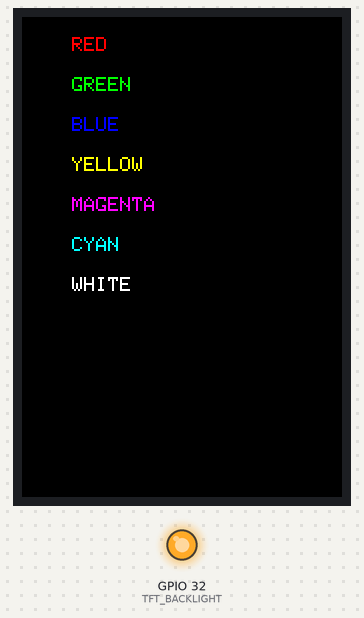
This sketch was run on a simulated ESP32. On the bench: 320×480 colour display, output pins drawn as LEDs (lit = HIGH). Pins used as bus, display or sensor lines are not drawn; what the sketch prints to the serial monitor is not drawn.

Above: at 18.7 s.

The sketch:

Lesson02_Colors.ino
```cpp
/*
 * Lesson 02: Colors
 * 3.5 inch TFT-LCD Display Tutorial
 *
 * Course objectives: Learn how to use colors
 *
 * Key concepts:
 * - Predefined colors
 * - Fill screen with color
 * - Set text color
 *
 * Library needed (install once via Tools -> Manage Libraries):
 * - "GFX Library for Arduino" by moononournation. Any recent version works.
 *
 * Before uploading, pick your board in Arduino IDE under Tools -> Board:
 * "ESP32S3 Dev Module" for an ESP32-S3, or "ESP32 Dev Module" for a classic ESP32.
 */

#include <Arduino_GFX_Library.h>

// ==================== Color Name Compatibility ====================
// GFX Library 1.6.5+ renamed the short color macros (BLACK, RED, ...) to RGB565_*.
// These aliases keep the sketch compiling on both old (<=1.6.4) and new (>=1.6.5)
// versions. The #ifndef guard makes it a no-op on versions that still define BLACK.
#ifndef BLACK
  #define BLACK   RGB565_BLACK
  #define WHITE   RGB565_WHITE
  #define RED     RGB565_RED
  #define GREEN   RGB565_GREEN
  #define BLUE    RGB565_BLUE
  #define YELLOW  RGB565_YELLOW
  #define MAGENTA RGB565_MAGENTA
  #define CYAN    RGB565_CYAN
#endif


// ==================== SPI LCD Pin Definitions ====================
// This kit ships wired for ESP32-S3, but the display module's ribbon cable works
// with any board. Pins are selected automatically based on the board you choose
// in Arduino IDE (Tools -> Board), so the same sketch compiles on both.
#if defined(CONFIG_IDF_TARGET_ESP32S3)
  // ESP32-S3 (select "ESP32S3 Dev Module") - default wiring for this kit
  #define TFT_CS    10   // CS  (Chip Select)
  #define TFT_RST   42   // RESET
  #define TFT_DC    2    // DC/RS/A0 (Data/Command) - **Must connect!**
  #define TFT_MOSI  11   // SDA/MOSI (SPI data)
  #define TFT_SCLK  12   // SCL/SCLK (SPI clock)
  #define TFT_BACKLIGHT 41  // LEDA/BLK (Backlight)
  #define TFT_USE_PSRAM true
  #define TFT_SPI_NUM   HSPI    // S3: SPI3 host (=1). Usable buses are FSPI(=0) and HSPI(=1).
#else
  // Classic ESP32 (e.g. Lonely Binary PinPulse, select "ESP32 Dev Module")
  // NOTE: GPIO 41/42 do not exist on classic ESP32, and GPIO 6-11 are reserved for
  // the on-chip SPI flash, so the S3 pins above cannot be used. These are the
  // standard VSPI pins for classic ESP32.
  #define TFT_CS    15   // CS  (Chip Select)
  #define TFT_RST   4    // RESET
  #define TFT_DC    2    // DC/RS/A0 (Data/Command) - **Must connect!**
  #define TFT_MOSI  23   // SDA/MOSI (SPI data, VSPI default)
  #define TFT_SCLK  18   // SCL/SCLK (SPI clock, VSPI default)
  #define TFT_BACKLIGHT 32  // LEDA/BLK (Backlight)
  #define TFT_USE_PSRAM false
  #define TFT_SPI_NUM   VSPI    // classic ESP32: SPI3 host (=3). NOT FSPI(=1) -- that is the on-chip flash bus.
#endif

// ==================== Create the display object ====================
// "bus" sets up HOW we talk to the screen (hardware SPI on the pins above).
// "gfx" is the ST7796 screen driver (320x480) we call to draw text and shapes.
// Using a different screen size? See ADAPTATION_GUIDE.md in that size's folder.
Arduino_DataBus *bus = new Arduino_ESP32SPI(TFT_DC, TFT_CS, TFT_SCLK, TFT_MOSI, GFX_NOT_DEFINED, TFT_SPI_NUM /* HSPI on S3, VSPI on classic ESP32 */, true /* is_shared_interface */);
Arduino_ST7796 *gfx = new Arduino_ST7796(bus, TFT_RST, 0, true /* IPS */, 320, 480, 0, 0, 0, 0);

// ==================== Initialization ====================
void setup() {
  Serial.begin(115200);
  delay(1000);

  Serial.println("Lesson 02: Colors");
  Serial.println("Initializing LCD...");

  // Turn the backlight on (on/off only, no brightness control).
  pinMode(TFT_BACKLIGHT, OUTPUT);
  digitalWrite(TFT_BACKLIGHT, HIGH);  // HIGH = backlight ON

  // Reset display
  pinMode(TFT_RST, OUTPUT);
  digitalWrite(TFT_RST, LOW);
  delay(10);
  digitalWrite(TFT_RST, HIGH);
  delay(120);

  // Initialize LCD
  if (!gfx->begin()) {
    Serial.println("LCD initialization failed!");
    while (1);
  }

  gfx->setRotation(0);

  Serial.println("LCD initialized successfully!");

  // ==================== Lesson Content ====================

  // Part 1: Fill screen with predefined colors
  Serial.println("Displaying predefined colors...");

  // Red
  gfx->fillScreen(RED);
  delay(2000);

  // Green
  gfx->fillScreen(GREEN);
  delay(2000);

  // Blue
  gfx->fillScreen(BLUE);
  delay(2000);

  // Yellow
  gfx->fillScreen(YELLOW);
  delay(2000);

  // Magenta
  gfx->fillScreen(MAGENTA);
  delay(2000);

  // Cyan
  gfx->fillScreen(CYAN);
  delay(2000);

  // White
  gfx->fillScreen(WHITE);
  delay(2000);

  // Black
  gfx->fillScreen(BLACK);
  delay(2000);

  // Part 2: Display color names list
  Serial.println("Displaying color names...");
  gfx->fillScreen(BLACK);

  gfx->setTextSize(2);

  gfx->setTextColor(RED);
  gfx->setCursor(50, 20);
  gfx->println("RED");

  gfx->setTextColor(GREEN);
  gfx->setCursor(50, 60);
  gfx->println("GREEN");

  gfx->setTextColor(BLUE);
  gfx->setCursor(50, 100);
  gfx->println("BLUE");

  gfx->setTextColor(YELLOW);
  gfx->setCursor(50, 140);
  gfx->println("YELLOW");

  gfx->setTextColor(MAGENTA);
  gfx->setCursor(50, 180);
  gfx->println("MAGENTA");

  gfx->setTextColor(CYAN);
  gfx->setCursor(50, 220);
  gfx->println("CYAN");

  gfx->setTextColor(WHITE);
  gfx->setCursor(50, 260);
  gfx->println("WHITE");

  Serial.println("Color demonstration complete!");
}

void loop() {
  delay(1000);
}
```
